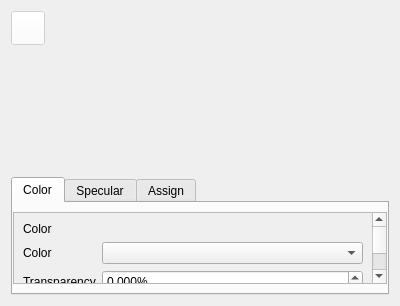
<?xml version="1.0" encoding="UTF-8"?>
<ui version="4.0">
 <class>MaterialAttributes</class>
 <widget class="QWidget" name="MaterialAttributes">
  <property name="geometry">
   <rect>
    <x>0</x>
    <y>0</y>
    <width>400</width>
    <height>304</height>
   </rect>
  </property>
  <property name="windowTitle">
   <string>Form</string>
  </property>
  <layout class="QVBoxLayout" name="verticalLayout_3">
   <item>
    <layout class="QHBoxLayout" name="horizontalLayout">
     <item>
      <widget class="MediaControl" name="pushButton">
       <property name="enabled">
        <bool>false</bool>
       </property>
       <property name="sizePolicy">
        <sizepolicy hsizetype="Fixed" vsizetype="Fixed">
         <horstretch>0</horstretch>
         <verstretch>0</verstretch>
        </sizepolicy>
       </property>
       <property name="minimumSize">
        <size>
         <width>34</width>
         <height>34</height>
        </size>
       </property>
       <property name="maximumSize">
        <size>
         <width>34</width>
         <height>34</height>
        </size>
       </property>
       <property name="focusPolicy">
        <enum>Qt::NoFocus</enum>
       </property>
       <property name="styleSheet">
        <string notr="true">background: white;</string>
       </property>
       <property name="icon">
        <iconset resource="icons.qrc">
         <normaloff>:/dialogs/material</normaloff>:/dialogs/material</iconset>
       </property>
      </widget>
     </item>
     <item>
      <widget class="QLabel" name="label_14">
       <property name="class" stdset="0">
        <string>heading</string>
       </property>
      </widget>
     </item>
    </layout>
   </item>
   <item>
    <widget class="QWidget" name="widget_3" native="true">
     <property name="minimumSize">
      <size>
       <width>120</width>
       <height>120</height>
      </size>
     </property>
     <property name="maximumSize">
      <size>
       <width>120</width>
       <height>120</height>
      </size>
     </property>
    </widget>
   </item>
   <item>
    <widget class="QTabWidget" name="tabWidget">
     <property name="focusPolicy">
      <enum>Qt::NoFocus</enum>
     </property>
     <widget class="QWidget" name="tab_2">
      <attribute name="title">
       <string>Color</string>
      </attribute>
      <layout class="QGridLayout" name="gridLayout_3">
       <property name="leftMargin">
        <number>0</number>
       </property>
       <property name="rightMargin">
        <number>0</number>
       </property>
       <item row="0" column="0">
        <widget class="QScrollArea" name="scrollArea_2">
         <property name="focusPolicy">
          <enum>Qt::NoFocus</enum>
         </property>
         <property name="widgetResizable">
          <bool>true</bool>
         </property>
         <widget class="QWidget" name="scrollAreaWidgetContents_2">
          <property name="geometry">
           <rect>
            <x>0</x>
            <y>0</y>
            <width>362</width>
            <height>403</height>
           </rect>
          </property>
          <layout class="QVBoxLayout" name="verticalLayout">
           <item>
            <widget class="QLabel" name="label_13">
             <property name="text">
              <string>Color</string>
             </property>
             <property name="class" stdset="0">
              <string>section</string>
             </property>
            </widget>
           </item>
           <item>
            <layout class="QFormLayout" name="formLayout_4">
             <property name="labelAlignment">
              <set>Qt::AlignLeading|Qt::AlignLeft|Qt::AlignVCenter</set>
             </property>
             <property name="formAlignment">
              <set>Qt::AlignLeading|Qt::AlignLeft|Qt::AlignTop</set>
             </property>
             <property name="horizontalSpacing">
              <number>6</number>
             </property>
             <property name="verticalSpacing">
              <number>6</number>
             </property>
             <item row="0" column="0">
              <widget class="Label" name="label_15">
               <property name="text">
                <string>Color</string>
               </property>
               <property name="class" stdset="0">
                <string>item</string>
               </property>
              </widget>
             </item>
             <item row="1" column="0">
              <widget class="Label" name="label_16">
               <property name="text">
                <string>Transparency</string>
               </property>
               <property name="class" stdset="0">
                <string>item</string>
               </property>
              </widget>
             </item>
             <item row="1" column="1">
              <widget class="DoubleSpinBox" name="doubleSpinBox_2">
               <property name="accelerated">
                <bool>true</bool>
               </property>
               <property name="suffix">
                <string>%</string>
               </property>
               <property name="decimals">
                <number>3</number>
               </property>
               <property name="maximum">
                <double>100.000000000000000</double>
               </property>
               <property name="singleStep">
                <double>0.010000000000000</double>
               </property>
              </widget>
             </item>
             <item row="0" column="1">
              <widget class="Picker" name="widget"/>
             </item>
            </layout>
           </item>
           <item>
            <spacer name="verticalSpacer">
             <property name="orientation">
              <enum>Qt::Vertical</enum>
             </property>
             <property name="sizeType">
              <enum>QSizePolicy::Fixed</enum>
             </property>
             <property name="sizeHint" stdset="0">
              <size>
               <width>20</width>
               <height>20</height>
              </size>
             </property>
            </spacer>
           </item>
           <item>
            <widget class="QLabel" name="label_2">
             <property name="text">
              <string>Finish</string>
             </property>
             <property name="class" stdset="0">
              <string>section</string>
             </property>
            </widget>
           </item>
           <item>
            <layout class="QFormLayout" name="formLayout_2">
             <property name="labelAlignment">
              <set>Qt::AlignLeading|Qt::AlignLeft|Qt::AlignVCenter</set>
             </property>
             <property name="formAlignment">
              <set>Qt::AlignLeading|Qt::AlignLeft|Qt::AlignTop</set>
             </property>
             <item row="0" column="0">
              <widget class="Label" name="label">
               <property name="text">
                <string>Finish</string>
               </property>
               <property name="class" stdset="0">
                <string>item</string>
               </property>
              </widget>
             </item>
             <item row="0" column="1">
              <widget class="ComboBox" name="comboBox">
               <item>
                <property name="text">
                 <string>Custom</string>
                </property>
               </item>
               <item>
                <property name="text">
                 <string>Metal</string>
                </property>
               </item>
               <item>
                <property name="text">
                 <string>Glass</string>
                </property>
               </item>
              </widget>
             </item>
            </layout>
           </item>
           <item>
            <widget class="QWidget" name="widget_4" native="true">
             <layout class="QFormLayout" name="formLayout">
              <property name="labelAlignment">
               <set>Qt::AlignLeading|Qt::AlignLeft|Qt::AlignVCenter</set>
              </property>
              <property name="formAlignment">
               <set>Qt::AlignLeading|Qt::AlignLeft|Qt::AlignTop</set>
              </property>
              <property name="leftMargin">
               <number>0</number>
              </property>
              <property name="topMargin">
               <number>0</number>
              </property>
              <property name="rightMargin">
               <number>0</number>
              </property>
              <property name="bottomMargin">
               <number>0</number>
              </property>
              <item row="1" column="0">
               <widget class="Label" name="label_161">
                <property name="text">
                 <string>Ambient</string>
                </property>
                <property name="class" stdset="0">
                 <string>item</string>
                </property>
               </widget>
              </item>
              <item row="1" column="1">
               <widget class="DoubleSpinBox" name="ambientDoubleSpinBox">
                <property name="accelerated">
                 <bool>true</bool>
                </property>
                <property name="decimals">
                 <number>3</number>
                </property>
                <property name="maximum">
                 <double>1.000000000000000</double>
                </property>
                <property name="singleStep">
                 <double>0.100000000000000</double>
                </property>
               </widget>
              </item>
              <item row="2" column="0">
               <widget class="Label" name="label_17">
                <property name="text">
                 <string>Diffuse</string>
                </property>
                <property name="class" stdset="0">
                 <string>item</string>
                </property>
               </widget>
              </item>
              <item row="2" column="1">
               <widget class="DoubleSpinBox" name="diffuseDoubleSpinBox">
                <property name="accelerated">
                 <bool>true</bool>
                </property>
                <property name="decimals">
                 <number>3</number>
                </property>
                <property name="maximum">
                 <double>1.000000000000000</double>
                </property>
                <property name="singleStep">
                 <double>0.100000000000000</double>
                </property>
               </widget>
              </item>
              <item row="3" column="0">
               <widget class="Label" name="label_18">
                <property name="text">
                 <string>Phong</string>
                </property>
                <property name="class" stdset="0">
                 <string>item</string>
                </property>
               </widget>
              </item>
              <item row="3" column="1">
               <widget class="DoubleSpinBox" name="phongDoubleSpinBox">
                <property name="accelerated">
                 <bool>true</bool>
                </property>
                <property name="decimals">
                 <number>3</number>
                </property>
                <property name="maximum">
                 <double>1.000000000000000</double>
                </property>
                <property name="singleStep">
                 <double>0.100000000000000</double>
                </property>
               </widget>
              </item>
              <item row="4" column="0">
               <widget class="Label" name="label_19">
                <property name="text">
                 <string>Phong Size</string>
                </property>
                <property name="class" stdset="0">
                 <string>item</string>
                </property>
               </widget>
              </item>
              <item row="4" column="1">
               <widget class="SpinBox" name="phongSizeSpinBox">
                <property name="accelerated">
                 <bool>true</bool>
                </property>
                <property name="maximum">
                 <number>250</number>
                </property>
                <property name="singleStep">
                 <number>10</number>
                </property>
               </widget>
              </item>
              <item row="5" column="0">
               <widget class="Label" name="label_20">
                <property name="text">
                 <string>Metallic</string>
                </property>
                <property name="class" stdset="0">
                 <string>item</string>
                </property>
               </widget>
              </item>
              <item row="5" column="1">
               <widget class="QCheckBox" name="metallicCheckBox"/>
              </item>
              <item row="6" column="0">
               <widget class="Label" name="label_21">
                <property name="text">
                 <string>Iridescence</string>
                </property>
                <property name="class" stdset="0">
                 <string>item</string>
                </property>
               </widget>
              </item>
              <item row="6" column="1">
               <widget class="DoubleSpinBox" name="iridDoubleSpinBox">
                <property name="accelerated">
                 <bool>true</bool>
                </property>
                <property name="decimals">
                 <number>3</number>
                </property>
                <property name="maximum">
                 <double>1.000000000000000</double>
                </property>
                <property name="singleStep">
                 <double>0.050000000000000</double>
                </property>
               </widget>
              </item>
              <item row="7" column="0">
               <widget class="Label" name="label_22">
                <property name="text">
                 <string>Iridescence Thickness</string>
                </property>
                <property name="class" stdset="0">
                 <string>item</string>
                </property>
               </widget>
              </item>
              <item row="7" column="1">
               <widget class="DoubleSpinBox" name="iridThicknessDoubleSpinBox">
                <property name="accelerated">
                 <bool>true</bool>
                </property>
                <property name="decimals">
                 <number>3</number>
                </property>
                <property name="maximum">
                 <double>1.000000000000000</double>
                </property>
                <property name="singleStep">
                 <double>0.050000000000000</double>
                </property>
               </widget>
              </item>
              <item row="8" column="0">
               <widget class="Label" name="label_23">
                <property name="text">
                 <string>Iridescence Turbulence</string>
                </property>
                <property name="class" stdset="0">
                 <string>item</string>
                </property>
               </widget>
              </item>
              <item row="8" column="1">
               <widget class="DoubleSpinBox" name="iridTurbulenceDoubleSpinBox">
                <property name="accelerated">
                 <bool>true</bool>
                </property>
                <property name="decimals">
                 <number>3</number>
                </property>
                <property name="maximum">
                 <double>1.000000000000000</double>
                </property>
                <property name="singleStep">
                 <double>0.050000000000000</double>
                </property>
               </widget>
              </item>
             </layout>
            </widget>
           </item>
           <item>
            <spacer name="verticalSpacer_2">
             <property name="orientation">
              <enum>Qt::Vertical</enum>
             </property>
             <property name="sizeHint" stdset="0">
              <size>
               <width>20</width>
               <height>40</height>
              </size>
             </property>
            </spacer>
           </item>
          </layout>
         </widget>
        </widget>
       </item>
      </layout>
     </widget>
     <widget class="QWidget" name="tab_3">
      <attribute name="title">
       <string>Specular</string>
      </attribute>
      <layout class="QGridLayout" name="gridLayout">
       <property name="leftMargin">
        <number>0</number>
       </property>
       <property name="rightMargin">
        <number>0</number>
       </property>
       <item row="0" column="0">
        <widget class="QScrollArea" name="scrollArea_3">
         <property name="focusPolicy">
          <enum>Qt::NoFocus</enum>
         </property>
         <property name="widgetResizable">
          <bool>true</bool>
         </property>
         <widget class="QWidget" name="scrollAreaWidgetContents_3">
          <property name="geometry">
           <rect>
            <x>0</x>
            <y>0</y>
            <width>362</width>
            <height>97</height>
           </rect>
          </property>
          <layout class="QVBoxLayout" name="verticalLayout_4">
           <item>
            <widget class="QLabel" name="label_171">
             <property name="text">
              <string>Specular</string>
             </property>
             <property name="class" stdset="0">
              <string>section</string>
             </property>
            </widget>
           </item>
           <item>
            <layout class="QFormLayout" name="formLayout_5">
             <property name="labelAlignment">
              <set>Qt::AlignLeading|Qt::AlignLeft|Qt::AlignVCenter</set>
             </property>
             <property name="formAlignment">
              <set>Qt::AlignLeading|Qt::AlignLeft|Qt::AlignTop</set>
             </property>
             <property name="horizontalSpacing">
              <number>6</number>
             </property>
             <property name="verticalSpacing">
              <number>6</number>
             </property>
             <item row="0" column="0">
              <widget class="Label" name="label_181">
               <property name="text">
                <string>Shininess exponent</string>
               </property>
               <property name="class" stdset="0">
                <string>item</string>
               </property>
              </widget>
             </item>
             <item row="1" column="0">
              <widget class="Label" name="label_191">
               <property name="text">
                <string>Specular color</string>
               </property>
               <property name="class" stdset="0">
                <string>item</string>
               </property>
              </widget>
             </item>
             <item row="0" column="1">
              <widget class="DoubleSpinBox" name="doubleSpinBox_3">
               <property name="accelerated">
                <bool>true</bool>
               </property>
               <property name="minimum">
                <double>1.000000000000000</double>
               </property>
               <property name="maximum">
                <double>100.000000000000000</double>
               </property>
              </widget>
             </item>
             <item row="1" column="1">
              <widget class="Picker" name="widget_2"/>
             </item>
            </layout>
           </item>
           <item>
            <spacer name="verticalSpacer_5">
             <property name="orientation">
              <enum>Qt::Vertical</enum>
             </property>
             <property name="sizeHint" stdset="0">
              <size>
               <width>20</width>
               <height>40</height>
              </size>
             </property>
            </spacer>
           </item>
          </layout>
         </widget>
        </widget>
       </item>
      </layout>
     </widget>
     <widget class="QWidget" name="tab">
      <attribute name="title">
       <string>Assign</string>
      </attribute>
     </widget>
    </widget>
   </item>
  </layout>
 </widget>
 <customwidgets>
  <customwidget>
   <class>MediaControl</class>
   <extends>QPushButton</extends>
   <header>mediacontrol.h</header>
  </customwidget>
  <customwidget>
   <class>Label</class>
   <extends>QLabel</extends>
   <header>label.h</header>
  </customwidget>
  <customwidget>
   <class>ComboBox</class>
   <extends>QComboBox</extends>
   <header>combobox.h</header>
  </customwidget>
  <customwidget>
   <class>DoubleSpinBox</class>
   <extends>QDoubleSpinBox</extends>
   <header>doublespinbox.h</header>
  </customwidget>
  <customwidget>
   <class>Picker</class>
   <extends>QComboBox</extends>
   <header>picker.h</header>
   <container>1</container>
  </customwidget>
  <customwidget>
   <class>SpinBox</class>
   <extends>QSpinBox</extends>
   <header>spinbox.h</header>
  </customwidget>
 </customwidgets>
 <tabstops>
  <tabstop>doubleSpinBox_2</tabstop>
  <tabstop>doubleSpinBox_3</tabstop>
 </tabstops>
 <resources>
  <include location="icons.qrc"/>
 </resources>
 <connections/>
</ui>
